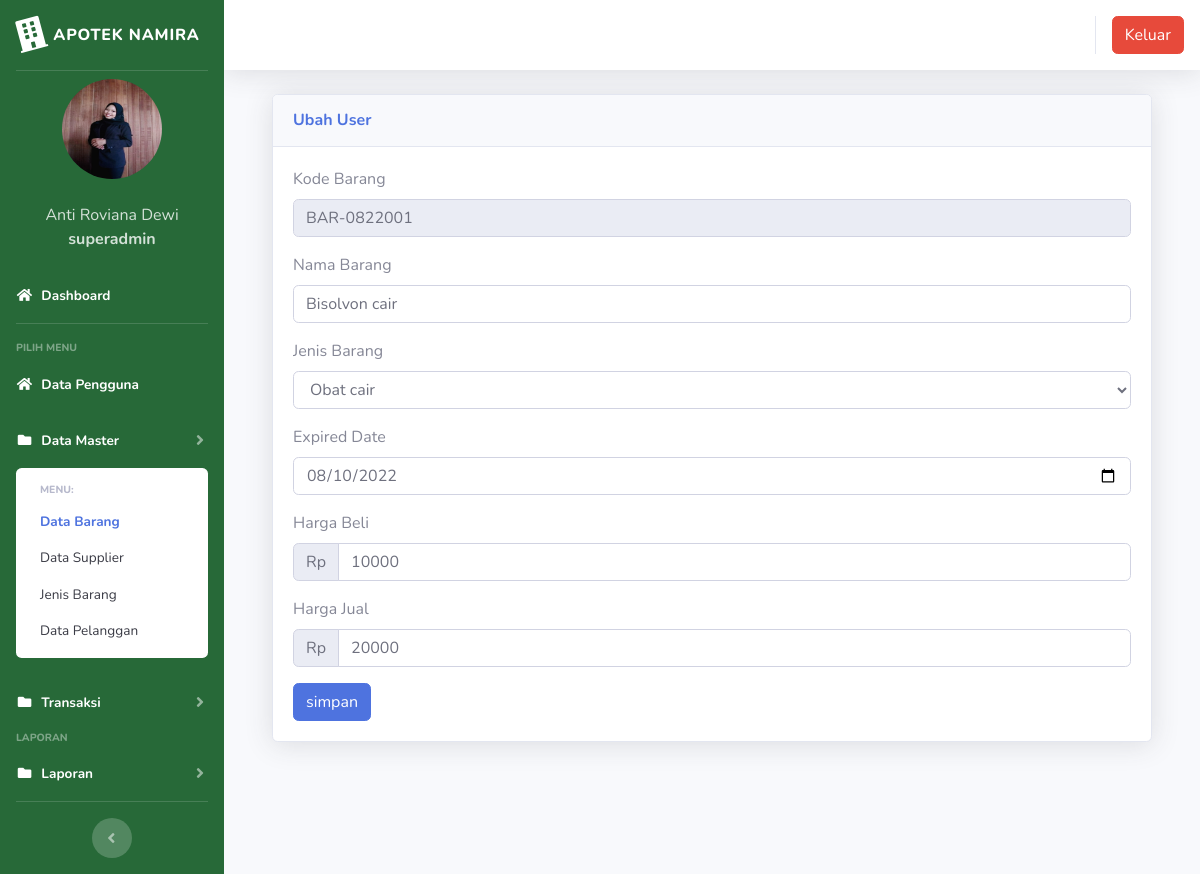
Page /index.php?page=gudang&aksi=ubahgudang&kode_barang=BAR-0822001 (signed in) on the committed database.
### tables this page shows
CREATE TABLE `gudang` (
  `id` int(11) NOT NULL,
  `kode_barang` varchar(100) NOT NULL,
  `nama_barang` varchar(100) NOT NULL,
  `id_jenis` varchar(100) NOT NULL,
  `jumlah` varchar(250) NOT NULL DEFAULT '0',
  `stok_awal` int(11) NOT NULL DEFAULT 0,
  `exp_date` date DEFAULT NULL,
  `harga_beli` int(11) DEFAULT 0,
  `harga_jual` int(11) DEFAULT 0
);

### page/gudang/ubahgudang.php (the view, shortened to what this page needs)
<?php
$kode_barang = $_GET['kode_barang'];
$query = "select * from gudang join jenis_barang on gudang.id_jenis=jenis_barang.id where kode_barang='$kode_barang'";
$sql = $koneksi->query($query);
$tampil = $sql->fetch_assoc();
?>
<div class="container-fluid">
	<div class="card shadow mb-4">
		<div class="card-header py-3">
			<h6 class="m-0 font-weight-bold text-primary">Ubah User</h6>
		</div>
		<div class="card-body">
			<div class="table-responsive">
				<div class="body">
					<form method="POST" enctype="multipart/form-data">
						<label for="">Kode Barang</label>
						<div class="form-group">
							<div class="form-line">
								<input type="text" name="kode_barang" class="form-control" id="kode_barang" value="<?= $tampil['kode_barang']; ?>" readonly />
							</div>
						</div>
						<label for="">Nama Barang</label>
						<div class="form-group">
							<div class="form-line">
								<input type="text" name="nama_barang" value="<?= $tampil['nama_barang']; ?>" class="form-control" />
							</div>
						</div>
						<label for="">Jenis Barang</label>
						<div class="form-group">
							<div class="form-line">
								<select name="jenis_barang" class="form-control" />
								<?php
								$sql = $koneksi->query("select * from jenis_barang order by jenis_barang asc");
								while ($data = $sql->fetch_assoc()) {
								?>
									<option value="<?= $data['id']; ?>" <?php if ($tampil['jenis_barang'] == $data['jenis_barang']) {
																			echo "selected";
																		} ?>><?= $data['jenis_barang']; ?></option>
								<?php
								}
								?>
							</div>
						</div>
						<label for="">Expired Date</label>
						<div class="form-group">
							<div class="form-line">
								<input type="date" name="exp_date" value="<?= $tampil['exp_date']; ?>" class="form-control" />
							</div>
						</div>
						<label for="">Harga Beli</label>
						<div class="form-group">
							<div class="input-group">
								<div class="input-group-prepend">
									<span class="input-group-text">Rp</span>
								</div>
								<input type="text" name="harga_beli" value="<?= $tampil['harga_beli']; ?>" class="form-control" />
							</div>
						</div>
						<label for="">Harga Jual</label>
						<div class="form-group">
							<div class="input-group">
								<div class="input-group-prepend">
									<span class="input-group-text">Rp</span>
								</div>
								<input type="text" name="harga_jual" value="<?= $tampil['harga_jual']; ?>" class="form-control" />
							</div>
						</div>
						<input type="submit" name="simpan" value="simpan" class="btn btn-primary">
					</form>
				</div>
			</div>
		</div>

### rows in the picture
gudang: kode_barang "BAR-0822001", nama_barang "Bisolvon cair", exp_date "08/10/2022", harga_beli "10000", harga_jual "20000"

### other values in the picture
$_SESSION['nama'] "Anti Roviana Dewi"
$_SESSION['level'] "superadmin"
form field jenis_barang "Obat cair"
